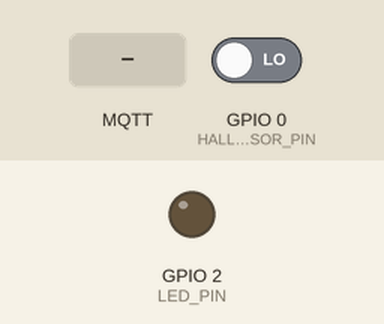
A program run on a simulated ESP8266 (NodeMCU). On the bench: output pins drawn as LEDs (lit = HIGH). The test bench sets the inputs (shaded band); at power-on: GPIO 0 (HALL_SENSOR_PIN) LOW. WiFi joins after 1.5 s; servers stay silent unless stated; no MQTT or app messages arrive unless stated; what the program prints to the serial monitor is not drawn.

Above: at 5.4 s.
5.5 s: MQTT message "1" arrives on the first subscribed topic
At 6.2 s:
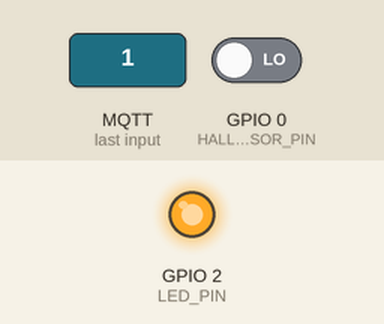
7.0 s: MQTT message "0" arrives on the first subscribed topic
At 7.4 s:
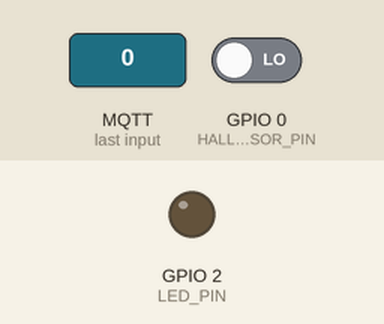
Timing chart, 0 to 10.0 s (numbered marks = the images above; inputs shaded):
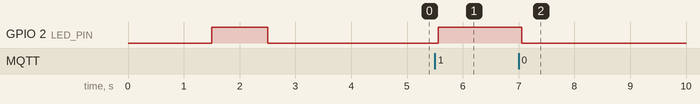

The program:

main.cpp
```cpp
#include <Arduino.h>
#include <ESP8266WiFi.h>
#include <PubSubClient.h>
#include "config.h"

void mqttCallback(char *topic, byte *payload, unsigned int length);

#define HALL_SENSOR_PIN 0
#define LED_PIN 2

// Wi-Fi credentials
// in config.h

// MQTT broker information
const char *mqttServer = "80.102.7.215";
const int mqttPort = 1883;

unsigned int player_id = 1;
String client_ID = "Meeple-" + String(player_id);

// MQTT Topics
String meeple_hall_topic = "meeple/" + String(player_id) + "/hall_sensor";
String meeple_led_topic = "meeple/" + String(player_id) + "/led";
String meeple_debug_topic = "meeple/" + String(player_id) + "/debug";

WiFiClient espClient;
PubSubClient client(espClient);

// Hall sensor pin and movement logic variables
bool isAboveMagnet = false;

void connectToWiFi() {
  Serial.print("Connecting to Wi-Fi");
  WiFi.begin(ssid, password);

  while (WiFi.status() != WL_CONNECTED) {
    delay(500);
    Serial.print(".");
  }
  Serial.println("\nWi-Fi connected");
  Serial.print("IP Address: ");
  Serial.println(WiFi.localIP());
  digitalWrite(LED_PIN, HIGH);
  delay(1000);
  digitalWrite(LED_PIN, LOW);
}

void connectToMQTT() {
  while (!client.connected()) {
    Serial.println("Connecting to MQTT...");
    if (client.connect(client_ID.c_str())) {
      Serial.println("Connected to MQTT");
      client.publish(meeple_debug_topic.c_str(), "Connected!");
      client.subscribe(meeple_led_topic.c_str());
    }
    else {
      Serial.print("Failed to connect. State: ");
      Serial.println(client.state());
      delay(2000);
    }
  }
}

void setup() {
  Serial.begin(115200);
  pinMode(HALL_SENSOR_PIN, INPUT);
  pinMode(LED_PIN, OUTPUT);

  connectToWiFi();
  client.setServer(mqttServer, mqttPort);
  client.setCallback(mqttCallback);
  connectToMQTT();
}

void loop() {
  if (!client.connected()) {
    connectToMQTT();
  }
  client.loop();

  // Read the hall sensor value
  bool currentAboveMagnet = digitalRead(HALL_SENSOR_PIN);

  // Check if the player moved from one magnet to another
  if (currentAboveMagnet != isAboveMagnet) {
    if (currentAboveMagnet) {
      Serial.println("Has moved");
      client.publish(meeple_hall_topic.c_str(), "1");
    }
    isAboveMagnet = currentAboveMagnet;
  }

  delay(500);  // Add delay to debounce
}


void mqttCallback(char *topic, byte *payload, unsigned int length) {
  Serial.print("Message arrived in topic: ");
  Serial.println(topic);

  Serial.print("Message:");
  for (int i = 0; i < length; i++) {
    Serial.print((char)payload[i]);
  }
  Serial.println();

  if (String(topic) == meeple_led_topic) {
    if ((char)payload[0] == '1') {
      digitalWrite(LED_PIN, HIGH);
    }
    else {
      digitalWrite(LED_PIN, LOW);
    }
  }
}
```

config.h
```cpp
// config.h
const char *ssid = "Livebox6-A30B";
const char *password = "cCAv2a7ZGSCY";
```

Measured:
- after the input at 5.5 s, GPIO 2 (LED_PIN): LOW → HIGH after 0.06 s
- after the input at 7.0 s, GPIO 2 (LED_PIN): HIGH → LOW after 0.06 s
